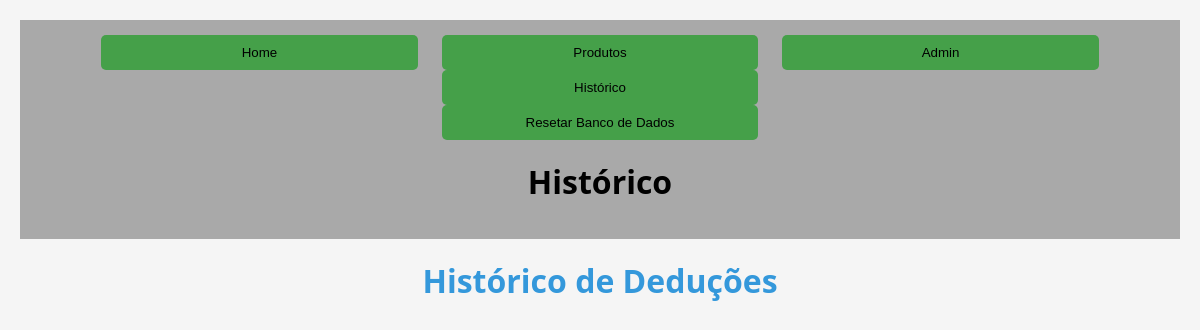
The page /historico/ (signed in) on the database as committed earlier.
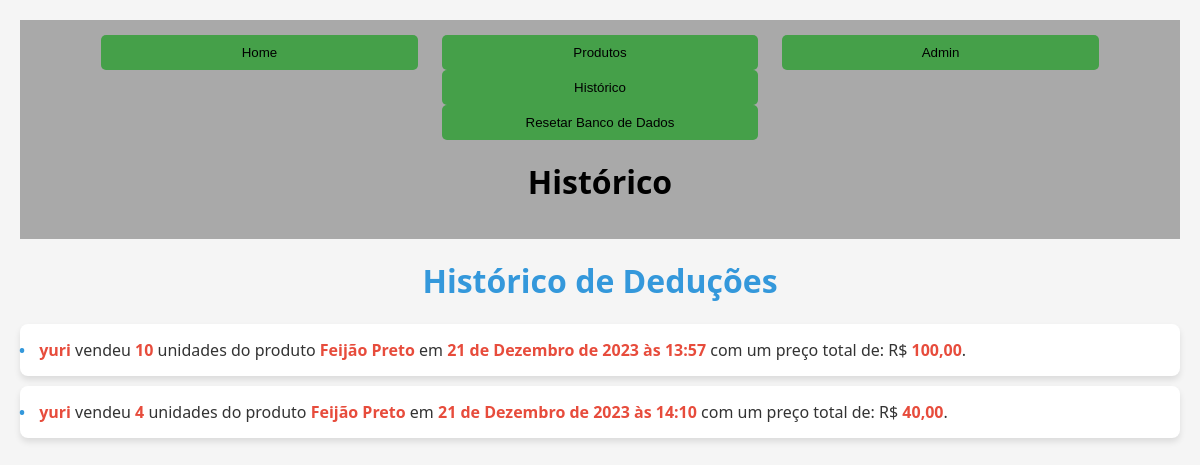
The same page on the database as committed later.
### produtos/models.py (models this page shows, shortened)
class DeducaoHistorico(models.Model):
    usuario = models.ForeignKey(User, on_delete=models.CASCADE)
    produto = models.ForeignKey(Produtos, on_delete=models.CASCADE)
    quantidade_deduzida = models.PositiveIntegerField()
    data_deducao = models.DateTimeField(default=timezone.now)
    preco_default = 0
    preco_total = models.DecimalField(decimal_places=2, max_digits=10)

class Produtos(models.Model):
    nome = models.CharField(max_length=100)
    preco = models.DecimalField(decimal_places=2, max_digits=6)
    quantidade = models.IntegerField(default=0)
    categoria = models.ForeignKey(Categoria, on_delete=models.DO_NOTHING)

### produtos/views.py (the view)
# urls.py: path('historico/', historico, name='historico'),
@login_required
def historico(request):
    historico_deducoes = DeducaoHistorico.objects.all()
    return render(request, 'historico.html', {'historico_deducoes': historico_deducoes})

### produtos/templates/historico.html (shortened to what this page needs)
{% extends "base.html" %}
{% block header %}Histórico{% endblock %}
{% block content %}
<html lang="en">
<head>
</head>
<body>
    <h1>Histórico de Deduções</h1>
    <ul>
        {% for deducao in historico_deducoes %}
            <li>
                <span>{{ deducao.usuario.username }}</span> vendeu <span>{{ deducao.quantidade_deduzida }}</span> unidades do produto <span>{{ deducao.produto.nome }}</span> em <span>{{ deducao.data_deducao }}</span> com um preço total de: R$ <span>{{ deducao.preco_total }}</span>.
            </li>
        {% endfor %}
    </ul>
</body>
</html>
{% endblock %}

Rows that differ between the two databases and show on the page:
added DeducaoHistorico: usuario.username "yuri", quantidade_deduzida "10", produto.nome "Feijão Preto", data_deducao "21 de Dezembro de 2023 às 13:57", preco_total "100,00"
added DeducaoHistorico: usuario.username "yuri", quantidade_deduzida "4", produto.nome "Feijão Preto", data_deducao "21 de Dezembro de 2023 às 14:10", preco_total "40,00"
